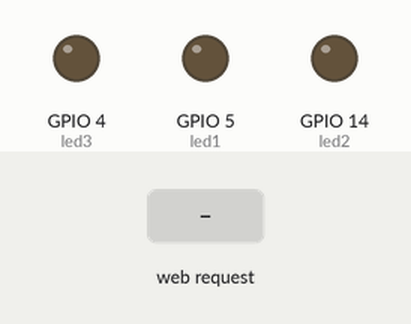
The sketch below on a simulated ESP8266 (NodeMCU). Shown: output pins drawn as LEDs (lit = HIGH). The inputs (shaded band) are chosen by the test bench. WiFi joins after 1.5 s; servers stay silent unless stated; what the sketch prints to the serial monitor is not drawn.

Above: at 2.7 s.
2.8 s: HTTP request GET /led1_on received
At 4.0 s:
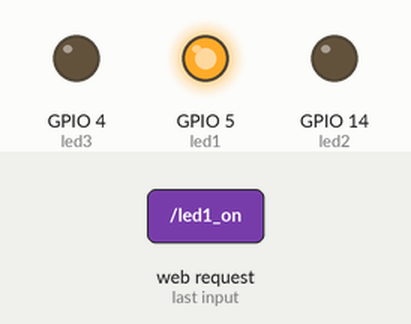
4.3 s: HTTP request GET /led2_on received
At 5.3 s:
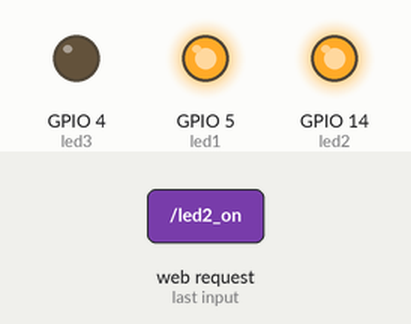
5.8 s: HTTP request GET /led1_off received
At 6.5 s:
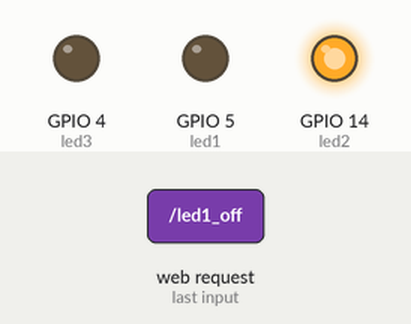
7.3 s: HTTP request GET /led3_on received
At 7.6 s:
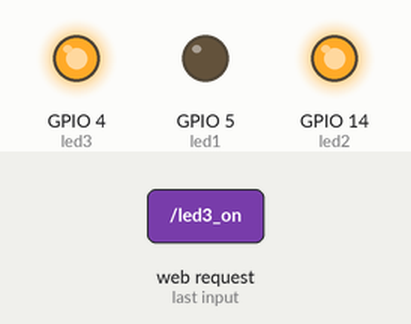
8.8 s: HTTP request GET /led2_off received
At 9.9 s:
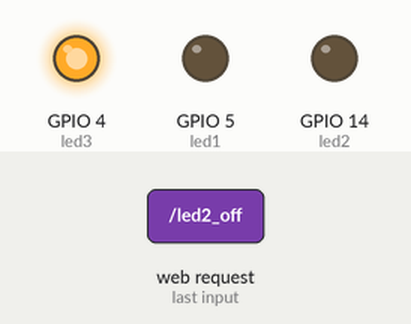
10.3 s: HTTP request GET /led3_off received
At 11.1 s:
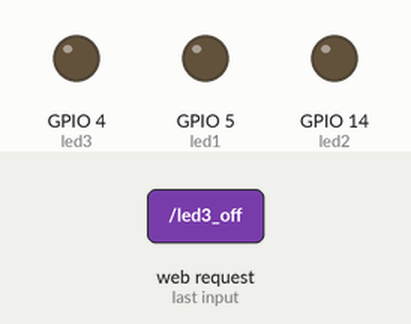
Timing chart, 0 to 12.8 s (numbered marks = the images above; inputs shaded):
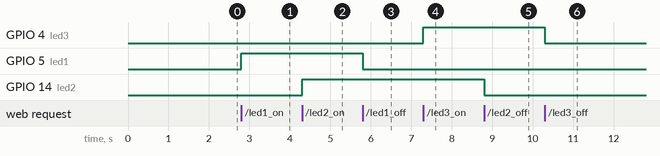

The sketch:

ledsesp.ino
```cpp
//==================================================================================================================================================
/* Simples método para ligar e desligar utilizando Esp8266 NodeMCU e Aplicação Windows Form .NET Framework
 *
 *
 */
//===================================================================================================================================================
#include <ESP8266WiFi.h>

//===== DIRETIVAS ===========================================================================================================================================
#define led1 5 // d1  do NodeMCU
#define led2 14 // d0 do NodeMCU
#define led3 4 // d2  do NodeMCU

//=====================================================================================================================================================
// Nome do sua rede wifi
const char* ssid = "xxxxxxxxxxxxxxxxxxxxxxxxxxxxxxx";

// Senha do seu wifi
const char* password = "xxxxxxxxxxxxxxxxxxxxxxxxxxxxxxxxxxxx";

//===============================================================================================================================================================
// Porta de comunicacao (normalmente se utiliza a 80 ou 8080)
WiFiServer server(80);

//==========================================================================================================================================================
void setup() {

  Serial.begin(115200);
  delay(10);

  pinMode(led1, OUTPUT);
  pinMode(led2, OUTPUT);
  pinMode(led3, OUTPUT);

  digitalWrite(led1, 0);
  digitalWrite(led2, 0);
  digitalWrite(led3, 0);

   // Mostra no monitor serial informacoes de conexao da rede
  Serial.println();
  Serial.println();
  Serial.print("conectando em ");
  Serial.println(ssid);

  // Inicializando a conexao
  WiFi.begin(ssid, password);

  /* Enquanto nao conseguir conectar
    imprime um ponto na tela (dá a ideia de que esta carregando) */

  while (WiFi.status() != WL_CONNECTED) {
    delay(500);
    Serial.print(".");
  }

  Serial.println("");
  Serial.println("WiFi connectado");

  // Inicializa o servidor (o proprio esp8266)
  server.begin();
  Serial.println("Servidor inicializado");

  // Mostra o IP do servidor
  Serial.println(WiFi.localIP()); // Copie o endereço ip e adicione na variável set_status do javascript
}
//===========================================================================================================================================================
void loop() {

  // Guarda o status do servidor
  WiFiClient client = server.available();
  if ( ! client) {
    return;
  }

  // Quando estiver alguem acessando
  Serial.println("novo cliente");

  // Enquanto nao tiver cliente
  while ( ! client.available()) {
    delay(1);
  }

  // Lê caracteres do buffer serial
  String req = client.readStringUntil('\r');
  Serial.println(req);
  client.flush();

  // Verifica se existe a substring led5_on
  if (req.indexOf("led1_on") != -1) { //Liga led1
    digitalWrite(led1, 1);
    Serial.println(req.indexOf("led1_on"));

  } else if (req.indexOf("led1_off") != -1) {  // Verifica se existe a substring led1_off
    digitalWrite(led1, 0);                    //Desliga led1
    Serial.println(req.indexOf("led1_off"));
  } else if (req.indexOf("led2_on") != -1){ // Verifica se existe a substring led2_on
    digitalWrite(led2, 1);
    Serial.println(req.indexOf("led2_on"));
  } else if (req.indexOf("led2_off") != -1){
    digitalWrite(led2, 0);
    Serial.println(req.indexOf("led2_off"));
  } else if (req.indexOf("led3_on") != -1){  // Verifica se existe a substring led3_on
     digitalWrite(led3, 1);
     Serial.println(req.indexOf("led3_on"));
  } else if (req.indexOf("led3_off") != -1){
    digitalWrite(led3, 0);
    Serial.println(req.indexOf("led3_off"));
  }else if(req.indexOf("leds_off") != -1){
    digitalWrite(led1, 0); // Apaga tudo caso ligados
    digitalWrite(led2, 0);
    digitalWrite(led3, 0);
  }

  Serial.println("Cliente desconectado");
}
//==== END ===============================================================================================================================================
```

Measured:
- after the input at 2.8 s, GPIO 5 (led1): LOW → HIGH at once
- after the input at 4.3 s, GPIO 14 (led2): LOW → HIGH at once
- after the input at 5.8 s, GPIO 5 (led1): HIGH → LOW at once
- after the input at 7.3 s, GPIO 4 (led3): LOW → HIGH at once
- after the input at 8.8 s, GPIO 14 (led2): HIGH → LOW at once
- after the input at 10.3 s, GPIO 4 (led3): HIGH → LOW at once
